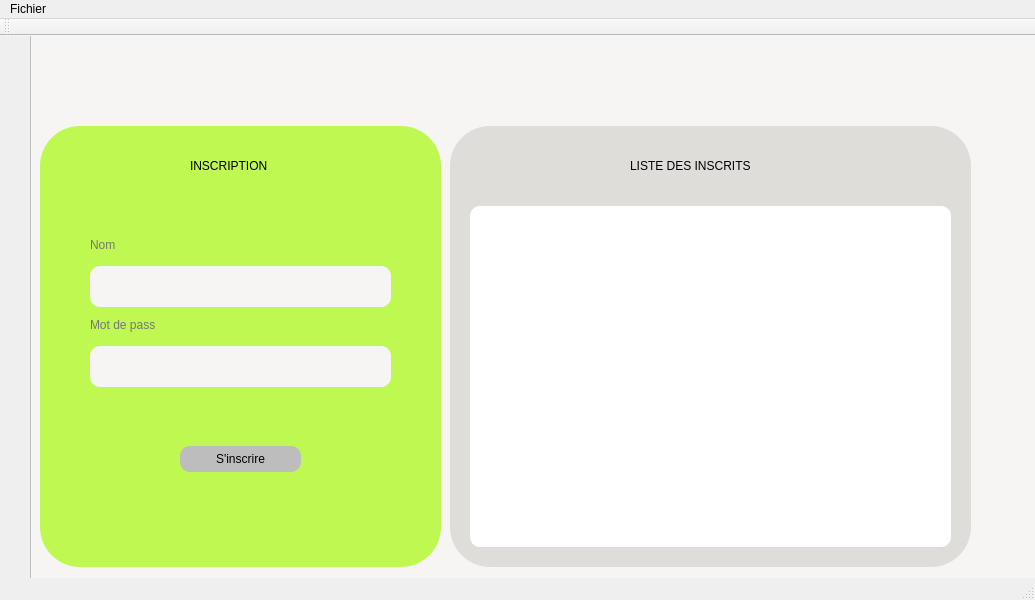
<?xml version="1.0" encoding="UTF-8"?>
<ui version="4.0">
 <class>Inscription</class>
 <widget class="QMainWindow" name="Inscription">
  <property name="geometry">
   <rect>
    <x>0</x>
    <y>0</y>
    <width>1035</width>
    <height>600</height>
   </rect>
  </property>
  <property name="windowTitle">
   <string>Inscription</string>
  </property>
  <widget class="QWidget" name="centralwidget">
   <widget class="QFrame" name="frame_3">
    <property name="geometry">
     <rect>
      <x>30</x>
      <y>-10</y>
      <width>1019</width>
      <height>559</height>
     </rect>
    </property>
    <property name="styleSheet">
     <string notr="true">background-color: rgb(246, 245, 244);</string>
    </property>
    <property name="frameShape">
     <enum>QFrame::StyledPanel</enum>
    </property>
    <property name="frameShadow">
     <enum>QFrame::Raised</enum>
    </property>
    <widget class="QFrame" name="frame">
     <property name="geometry">
      <rect>
       <x>10</x>
       <y>100</y>
       <width>401</width>
       <height>441</height>
      </rect>
     </property>
     <property name="styleSheet">
      <string notr="true">background-color: rgb(191, 248, 80);
border-radius: 40px;</string>
     </property>
     <property name="frameShape">
      <enum>QFrame::StyledPanel</enum>
     </property>
     <property name="frameShadow">
      <enum>QFrame::Raised</enum>
     </property>
     <widget class="QLineEdit" name="nom">
      <property name="geometry">
       <rect>
        <x>50</x>
        <y>140</y>
        <width>301</width>
        <height>41</height>
       </rect>
      </property>
      <property name="styleSheet">
       <string notr="true">background-color: rgb(246, 245, 244);
border-color: rgb(0, 0, 0);
border-radius: 10px;</string>
      </property>
     </widget>
     <widget class="QLineEdit" name="passwd">
      <property name="geometry">
       <rect>
        <x>50</x>
        <y>220</y>
        <width>301</width>
        <height>41</height>
       </rect>
      </property>
      <property name="styleSheet">
       <string notr="true">background-color: rgb(246, 245, 244);
border-color: rgb(0, 0, 0);
border-radius: 10px;</string>
      </property>
     </widget>
     <widget class="QLabel" name="label_inscription">
      <property name="geometry">
       <rect>
        <x>150</x>
        <y>30</y>
        <width>101</width>
        <height>20</height>
       </rect>
      </property>
      <property name="styleSheet">
       <string notr="true">font: 700 11pt &quot;UnBatang&quot;;</string>
      </property>
      <property name="text">
       <string>INSCRIPTION</string>
      </property>
     </widget>
     <widget class="QLabel" name="label">
      <property name="geometry">
       <rect>
        <x>50</x>
        <y>110</y>
        <width>66</width>
        <height>18</height>
       </rect>
      </property>
      <property name="styleSheet">
       <string notr="true">color: rgb(119, 118, 123);</string>
      </property>
      <property name="text">
       <string>Nom</string>
      </property>
     </widget>
     <widget class="QLabel" name="label_2">
      <property name="geometry">
       <rect>
        <x>50</x>
        <y>190</y>
        <width>91</width>
        <height>18</height>
       </rect>
      </property>
      <property name="styleSheet">
       <string notr="true">color: rgb(119, 118, 123);</string>
      </property>
      <property name="text">
       <string>Mot de pass</string>
      </property>
     </widget>
     <widget class="QPushButton" name="inscrire">
      <property name="geometry">
       <rect>
        <x>140</x>
        <y>320</y>
        <width>121</width>
        <height>26</height>
       </rect>
      </property>
      <property name="styleSheet">
       <string notr="true">background-color: rgb(190, 189, 189);
border-radius: 10px;</string>
      </property>
      <property name="text">
       <string>S'inscrire</string>
      </property>
     </widget>
    </widget>
    <widget class="QFrame" name="frame_2">
     <property name="geometry">
      <rect>
       <x>420</x>
       <y>100</y>
       <width>521</width>
       <height>441</height>
      </rect>
     </property>
     <property name="styleSheet">
      <string notr="true">border-radius: 40px;
background-color: rgb(222, 221, 218);
border-color: rgb(0, 0, 0);</string>
     </property>
     <property name="frameShape">
      <enum>QFrame::StyledPanel</enum>
     </property>
     <property name="frameShadow">
      <enum>QFrame::Raised</enum>
     </property>
     <widget class="QLabel" name="label_inscription_2">
      <property name="geometry">
       <rect>
        <x>180</x>
        <y>30</y>
        <width>151</width>
        <height>20</height>
       </rect>
      </property>
      <property name="styleSheet">
       <string notr="true">font: 700 11pt &quot;UnBatang&quot;;</string>
      </property>
      <property name="text">
       <string>LISTE DES INSCRITS</string>
      </property>
     </widget>
     <widget class="QListWidget" name="liste">
      <property name="geometry">
       <rect>
        <x>20</x>
        <y>80</y>
        <width>481</width>
        <height>341</height>
       </rect>
      </property>
      <property name="styleSheet">
       <string notr="true">background-color: rgb(255, 255, 255);
border-color: rgb(0, 0, 0);
border-radius:10px</string>
      </property>
     </widget>
    </widget>
   </widget>
  </widget>
  <widget class="QMenuBar" name="menubar">
   <property name="geometry">
    <rect>
     <x>0</x>
     <y>0</y>
     <width>1035</width>
     <height>23</height>
    </rect>
   </property>
   <widget class="QMenu" name="menuFichier">
    <property name="title">
     <string>Fichier</string>
    </property>
    <addaction name="actionOuvrir_un_fichier"/>
    <addaction name="actionEnregistrer"/>
   </widget>
   <addaction name="menuFichier"/>
  </widget>
  <widget class="QStatusBar" name="statusbar"/>
  <widget class="QToolBar" name="toolBar">
   <property name="windowTitle">
    <string>toolBar</string>
   </property>
   <attribute name="toolBarArea">
    <enum>TopToolBarArea</enum>
   </attribute>
   <attribute name="toolBarBreak">
    <bool>false</bool>
   </attribute>
  </widget>
  <action name="actionOuvrir_un_fichier">
   <property name="text">
    <string>Ouvrir un fichier</string>
   </property>
  </action>
  <action name="actionEnregistrer">
   <property name="text">
    <string>Enregistrer</string>
   </property>
  </action>
 </widget>
 <resources/>
 <connections/>
</ui>
